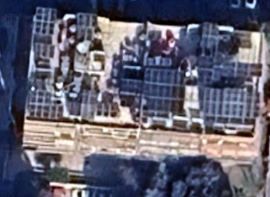
#> input picture Exam Notebooks/dataset/class1/Screenshot 2026-05-16 033226.png, 270 x 197 px; its folder holds only this picture in this run; the run also reads 1 picture not shown here
$ jupyter execute --allow-errors imgclassification.ipynb
#> lines starting #> are read from the running program, lines starting #| are printed output that depends on the picture
[cell 1]
import os
import cv2
import joblib
import numpy as np

from skimage.feature import hog
from sklearn.svm import SVC
from sklearn.model_selection import train_test_split
from sklearn.metrics import confusion_matrix, classification_report


# =========================
# 1) إعداد المسارات
# =========================

dataset_path = "dataset"

classes = ["class1", "class2", "class3"]

X = []
y = []

[cell 2]
# =========================
# 2) دالة استخراج HOG
# =========================

def extract_hog_features(image_path):
    img = cv2.imread(image_path)
#> img is the input picture: shape (197, 270, 3); mean B, G, R 111.1, 95.5, 96.8

    # تحويل إلى رمادي
    gray = cv2.cvtColor(img, cv2.COLOR_BGR2GRAY)
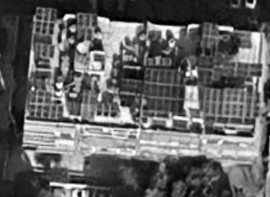
#> gray: shape (197, 270); min 0, max 255, mean 97.7

    # توحيد حجم الصور
    gray = cv2.resize(gray, (128, 128))
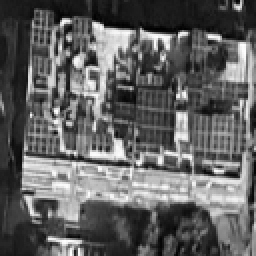
#> gray: shape (128, 128) (shown 2 times larger); min 1, max 254, mean 97.6

    # استخراج HOG
    features = hog(
        gray,
        orientations=9,
        pixels_per_cell=(8, 8),
        cells_per_block=(2, 2),
        block_norm="L2-Hys"
    )
#> features = 8100 values, max 0.482 at index 1629, min 0 at index 243, mean 0.137
#> pass 2 of the loop `for class_name in classes:`:
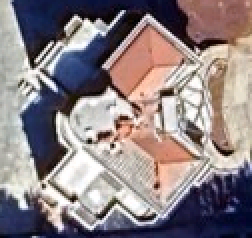
#> input picture Exam Notebooks/dataset/class2/Screenshot 2026-05-16 033404.png, 126 x 119 px (shown 2 times larger)
#> in extract_hog_features, img is the input picture: shape (119, 126, 3); mean B, G, R 131.2, 128.6, 140.3
#> in extract_hog_features (call 2), `gray = cv2.cvtColor(img, cv2.COLOR_BGR2GRAY)`:
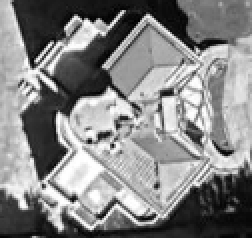
#> gray: shape (119, 126) (shown 2 times larger); min 0, max 255, mean 132.4
#> in extract_hog_features (call 2), `gray = cv2.resize(gray, (128, 128))`:
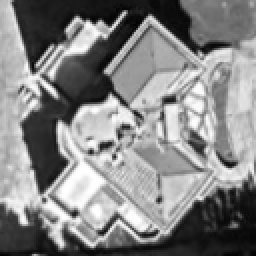
#> gray: shape (128, 128) (shown 2 times larger); min 3, max 255, mean 132.3
#> in extract_hog_features (call 2), `features = hog( gray, orientations=9, pixels_per_cell=(8, 8), cells_pe..`: features = 8100 values, max 0.796 at index 1419, min 0 at index 5, mean 0.123

    return features

#> (a cell that did not finish here is left out)

#> (a cell that did not finish here is left out)

[cell 5]
# =========================
# 5) تدريب نموذج التصنيف
# =========================

model = SVC(kernel="linear")

#> (the rest of this cell did not finish here and is left out)

#> (a cell that did not finish here is left out)

[cell 7]
# =========================
# 7) حفظ النموذج
# =========================

joblib.dump(model, "hog_svm_model.pkl")

print("Model saved successfully.")

[cell 8]
# =========================
# 8) إعادة تحميل النموذج
# =========================

loaded_model = joblib.load("hog_svm_model.pkl")

#> (the rest of this cell did not finish here and is left out)

[cell 9]
# =========================
# 9) تجربة صورة جديدة
# =========================

new_image_path = "test3.png"

new_features = extract_hog_features(new_image_path)
#> new_features = 8100 values, max 0.482 at index 1629, min 0 at index 243, mean 0.137
new_features = new_features.reshape(1, -1)

#> (the rest of this cell did not finish here and is left out)
